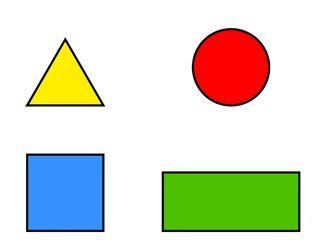
#> input picture assets/shape.png, 325 x 251 px, found by its file name
$ python shape_detection.py
#> lines starting #> are read from the running program, lines starting #| are printed output that depends on the picture; after the words box and inside, x2 and y2 are one past the last pixel; in counts of white or black regions, pixels touching at a corner belong together
import cv2
import numpy as np
import matplotlib.pyplot as plt

img = cv2.imread('./assets/shape.png')
#> img is the input picture: shape (251, 325, 3); mean B, G, R 203.3, 220.1, 217.1

gray = cv2.cvtColor(img, cv2.COLOR_BGR2GRAY)
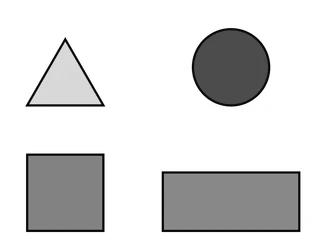
#> gray: shape (251, 325); min 0, max 255, mean 217.3
_, threshold = cv2.threshold(gray, 127, 255, cv2.THRESH_BINARY)
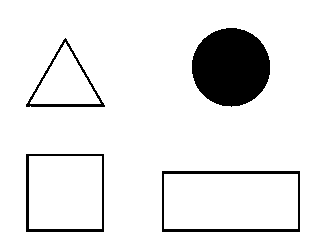
#> threshold: shape (251, 325); 91.2% white; 4 black regions
contours, _ = cv2.findContours(threshold, cv2.RETR_TREE, cv2.CHAIN_APPROX_SIMPLE)
#> contours = 8 contours; box (x1, y1, x2, y2) and area: (0, 0, 325, 251) 81000, (161, 170, 301, 233) 8616, (164, 174, 298, 229) 7182, (25, 153, 105, 233) 6239, (29, 156, 102, 229) 5184, (191, 27, 271, 108) 4934, (25, 37, 106, 108) 2920, (30, 42, 101, 104) 2141

i = 0
for contour in contours:
    if i == 0:
        i = 1
        continue
    approx = cv2.approxPolyDP(contour, 0.01 * cv2.arcLength(contour, True), True)
    cv2.drawContours(img, [contour], 0, (0, 0, 255), 5)
    M = cv2.moments(contour)

    if M['m00'] != 0.0:
        x = int(M['m10']/M['m00'])
        y = int(M['m01']/M['m00'])

    if len(approx) == 3:
        cv2.putText(img, 'Triangle', (x, y), cv2.FONT_HERSHEY_SIMPLEX, 0.6, (0, 0, 0), 2)
    elif len(approx) == 4:
        cv2.putText(img, 'Quadrilateral', (x, y), cv2.FONT_HERSHEY_SIMPLEX, 0.6, (0, 0, 0), 2)
    elif len(approx) == 5:
        cv2.putText(img, 'Pentagon', (x, y), cv2.FONT_HERSHEY_SIMPLEX, 0.6, (0, 0, 0), 2)
    elif len(approx) == 6:
        cv2.putText(img, 'Hexagon', (x, y), cv2.FONT_HERSHEY_SIMPLEX, 0.6, (0, 0, 0), 2)
    else:
        cv2.putText(img, 'circle', (x, y), cv2.FONT_HERSHEY_SIMPLEX, 0.6, (0, 0, 0), 2)
#> this loop made 8 passes
#> (approx, x, y) on passes 2 to 7: ([[161, 171], [299, 170], [300, 231], [162, 232]], 230, 201), ([[164, 174], [164, 228], [297, 228], [297, 174]], 230, 201), ([[25, 154], [103, 153], [104, 231], [26, 232]], 64, 192), ([[29, 156], [29, 228], [101, 228], [101, 156]], 65, 192), ([[65, 37], [104, 107], [25, 106]], 64, 83), ([[65, 42], [30, 103], [100, 103]], 64, 82)
#> (contour, i) on pass 1: ([[0, 0], [0, 250], [324, 250], [324, 0]], 1)
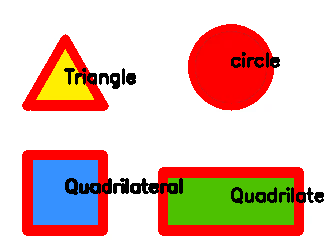
#> img: shape (251, 325, 3); 16.61% of pixels changed, all inside (x1, y1, x2, y2) = (22, 24, 324, 236)
#> after the loop, i = 1


cv2.imshow('shapes', img)
cv2.waitKey(0)
cv2.destroyAllWindows()
